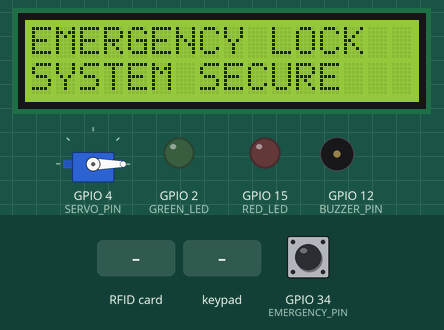
Bench run of a sketch on a simulated ESP32. Shown: 16×2 character LCD, servo, output pins drawn as LEDs (lit = HIGH), buzzer (waves = sounding). Inputs (shaded band) come from the test bench; at power-on: GPIO 34 (EMERGENCY_PIN) HIGH. WiFi joins after 1.5 s; servers stay silent unless stated; the local clock reads 2024-03-15 10:24:30 at power-on unless the sketch sets it; what the sketch prints to the serial monitor is not drawn.

Above: at 1.3 s.
1.4 s: RFID card 5E 7A 19 C4 held to the reader
3.3 s: keypad keys 1 2 3 4 # pressed 0.413 s apart
8.5 s: GPIO 34 (EMERGENCY_PIN) driven LOW
At 9.8 s:
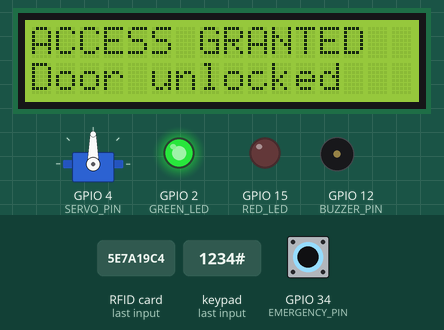
10.6 s: RFID card 5E 7A 19 C4 held to the reader
At 11.5 s:
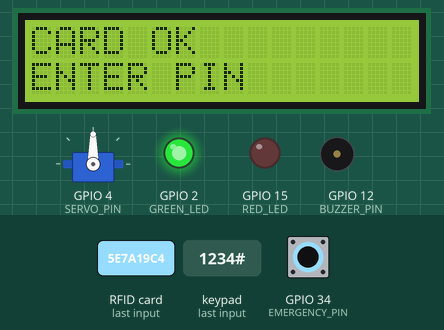
13.8 s: key '#' pressed
At 15.5 s:
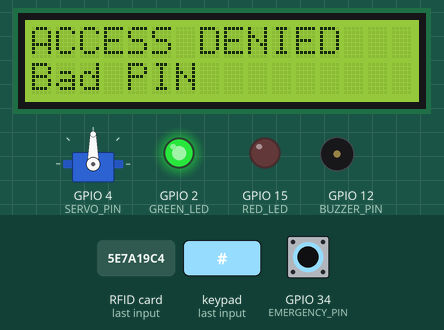
17.0 s: RFID card 5E 7A 19 C4 held to the reader
At 17.6 s:
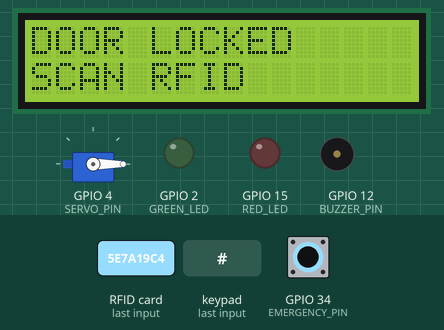
Timing chart, 0 to 19.6 s (numbered marks = the images above; inputs shaded):
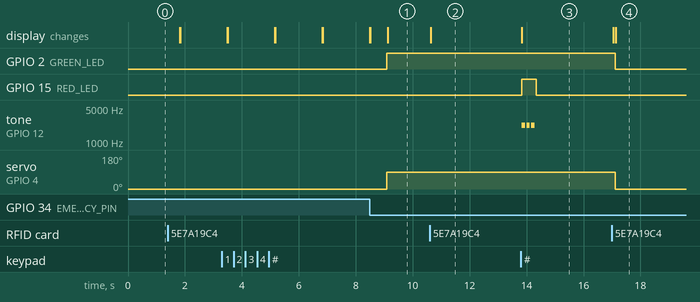

The sketch:

sketch.ino
```cpp
#include <Arduino.h>
#include <SPI.h>
#include <MFRC522.h>
#include <Keypad.h>
#include <Wire.h>
#include <LiquidCrystal_I2C.h>
#include <RTClib.h>
#include <ESP32Servo.h>
#include <WiFi.h>
#include <WebServer.h>

// ESP32 Industrial Access Control & Tool Crib Management System
// Demo credentials: RFID card UID is checked against an approved employee.

constexpr uint8_t RFID_SS = 5, RFID_RST = 27, SERVO_PIN = 4;
constexpr uint8_t BUZZER_PIN = 12, GREEN_LED = 2, RED_LED = 15, EMERGENCY_PIN = 34;
MFRC522 rfid(RFID_SS, RFID_RST);
LiquidCrystal_I2C lcd(0x27, 16, 2);
RTC_DS1307 rtc;
Servo doorLock;
WebServer server(80);

const byte ROWS = 4, COLS = 4;
char keys[ROWS][COLS] = {{'1','2','3','A'},{'4','5','6','B'},{'7','8','9','C'},{'*','0','#','D'}};
byte rowPins[ROWS] = {32, 33, 25, 26};
byte colPins[COLS] = {13, 14, 16, 17};
Keypad keypad = Keypad(makeKeymap(keys), rowPins, colPins, ROWS, COLS);

struct Tool { const char* id; const char* name; bool checkedOut; const char* holder; };
Tool tools[] = {{"T01", "Torque Wrench", false, ""}, {"T02", "Digital Meter", false, ""}, {"T03", "Safety Helmet", false, ""}};
String audit[12]; uint8_t auditCount = 0;
String pin = ""; bool cardApproved = false; bool cribUnlocked = false; uint8_t selectedTool = 0;
uint32_t lockDeadline = 0, lastLcd = 0;

void addAudit(const String& event) {
  DateTime now = rtc.now();
  char stamp[24]; snprintf(stamp, sizeof(stamp), "%04d-%02d-%02d %02d:%02d:%02d", now.year(), now.month(), now.day(), now.hour(), now.minute(), now.second());
  String line = String(stamp) + " | " + event;
  if (auditCount < 12) audit[auditCount++] = line; else { for (uint8_t i=1;i<12;i++) audit[i-1]=audit[i]; audit[11]=line; }
  Serial.println(line);
}

void show(const String& a, const String& b="") { lcd.clear(); lcd.setCursor(0,0); lcd.print(a.substring(0,16)); lcd.setCursor(0,1); lcd.print(b.substring(0,16)); }

void alarm() { digitalWrite(RED_LED, HIGH); for (int i=0;i<3;i++){ tone(BUZZER_PIN, 2200, 120); delay(170); } digitalWrite(RED_LED, LOW); }

void unlockDoor() { doorLock.write(90); cribUnlocked=true; lockDeadline=millis()+8000; digitalWrite(GREEN_LED,HIGH); show("ACCESS GRANTED","Door unlocked"); addAudit("EMP102 access granted"); }
void lockDoor() { doorLock.write(0); cribUnlocked=false; digitalWrite(GREEN_LED,LOW); }

bool approvedCard() {
  if (!rfid.PICC_IsNewCardPresent() || !rfid.PICC_ReadCardSerial()) return false;
  // Wokwi/demo employee card: accept any four-byte card UID for easy simulation.
  String uid=""; for (byte i=0;i<rfid.uid.size;i++){ if(rfid.uid.uidByte[i]<16) uid+="0"; uid+=String(rfid.uid.uidByte[i],HEX); }
  uid.toUpperCase(); rfid.PICC_HaltA(); rfid.PCD_StopCrypto1();
  cardApproved=true; show("CARD OK", "ENTER PIN"); addAudit("RFID accepted UID "+uid); return true;
}

void processKey(char k) {
  if (!cardApproved) return;
  if (k=='#') { if(pin=="1234") unlockDoor(); else { show("ACCESS DENIED","Bad PIN"); addAudit("Invalid PIN"); alarm(); } pin=""; cardApproved=false; return; }
  if (k=='*') { pin=""; show("PIN CLEARED","ENTER PIN"); return; }
  if (k>='0' && k<='9' && pin.length()<4) { pin+=k; lcd.setCursor(pin.length()-1,1); lcd.print('*'); }
}

void toolAction(uint8_t idx) { if(!cribUnlocked) return; tools[idx].checkedOut=!tools[idx].checkedOut; tools[idx].holder=tools[idx].checkedOut?"EMP102":""; addAudit(String(tools[idx].id)+" "+(tools[idx].checkedOut?"checked out":"returned")); show(tools[idx].name, tools[idx].checkedOut?"CHECKED OUT":"RETURNED"); }

String jsonData() { String j = "{\"door\":"; j += cribUnlocked ? "\"OPEN\"" : "\"LOCKED\""; j += ",\"events\":"; j += String(auditCount); j += ",\"tools\":["; for (uint8_t i=0;i<3;i++) { if (i) j += ","; j += "{\"id\":\""; j += String(tools[i].id); j += "\",\"name\":\""; j += String(tools[i].name); j += "\",\"status\":\""; j += tools[i].checkedOut ? "OUT" : "AVAILABLE"; j += "\"}"; } return j + "]}"; }
void dashboard() { String h="<html><meta name='viewport' content='width=device-width'><style>body{font-family:Arial;background:#111827;color:#e5e7eb;margin:24px}.card{background:#1f2937;padding:18px;border-radius:12px;margin:12px 0}h1{color:#60a5fa}.ok{color:#4ade80}.bad{color:#fb7185}</style><h1>Industrial Tool Crib</h1><div class='card'>Door: <b id='d'>--</b><br>Audit events: <span id='e'>--</span></div><div class='card' id='tools'>Loading...</div><script>async function r(){let x=await fetch('/api/status').then(a=>a.json());d.textContent=x.door;e.textContent=x.events;tools.innerHTML=x.tools.map(t=>t.id+' - '+t.name+' : '+t.status).join('<br>')}setInterval(r,1000);r()</script>"; server.send(200,"text/html",h); }

void setup() { Serial.begin(115200); pinMode(GREEN_LED,OUTPUT);pinMode(RED_LED,OUTPUT);pinMode(BUZZER_PIN,OUTPUT);pinMode(EMERGENCY_PIN,INPUT); SPI.begin(); rfid.PCD_Init(); Wire.begin(21,22); lcd.init();lcd.backlight(); rtc.begin(); doorLock.attach(SERVO_PIN);lockDoor(); show("TOOL CRIB READY","SCAN RFID"); WiFi.mode(WIFI_STA);WiFi.begin("Wokwi-GUEST",""); server.on("/",dashboard);server.on("/api/status",[](){server.send(200,"application/json",jsonData());});server.begin(); addAudit("System started"); }

void loop() { if(digitalRead(EMERGENCY_PIN)) { lockDoor(); show("EMERGENCY LOCK","SYSTEM SECURE"); addAudit("Emergency lock input"); delay(500); } approvedCard(); processKey(keypad.getKey()); if(cribUnlocked && millis()>lockDeadline) { lockDoor(); show("DOOR LOCKED","SCAN RFID"); } server.handleClient(); if(millis()-lastLcd>5000 && !cardApproved && !cribUnlocked) {lastLcd=millis();show("SCAN RFID CARD","Tool crib locked");} }
```

Measured:
- after the input at 10.6 s, the display: changes at once (image 2)
- after the input at 13.8 s, GPIO 15 (RED_LED): LOW → HIGH at once, → LOW 0.51 s later; tone on GPIO 12 (BUZZER_PIN): alternates 2200 Hz for 0.12 s and silent for 0.05 s, 6 changes in all, then stays silent, starting at once; the display: changes at once (image 3)
- after the input at 17.0 s, the display: first changes at once (image 4 shows a later state)
